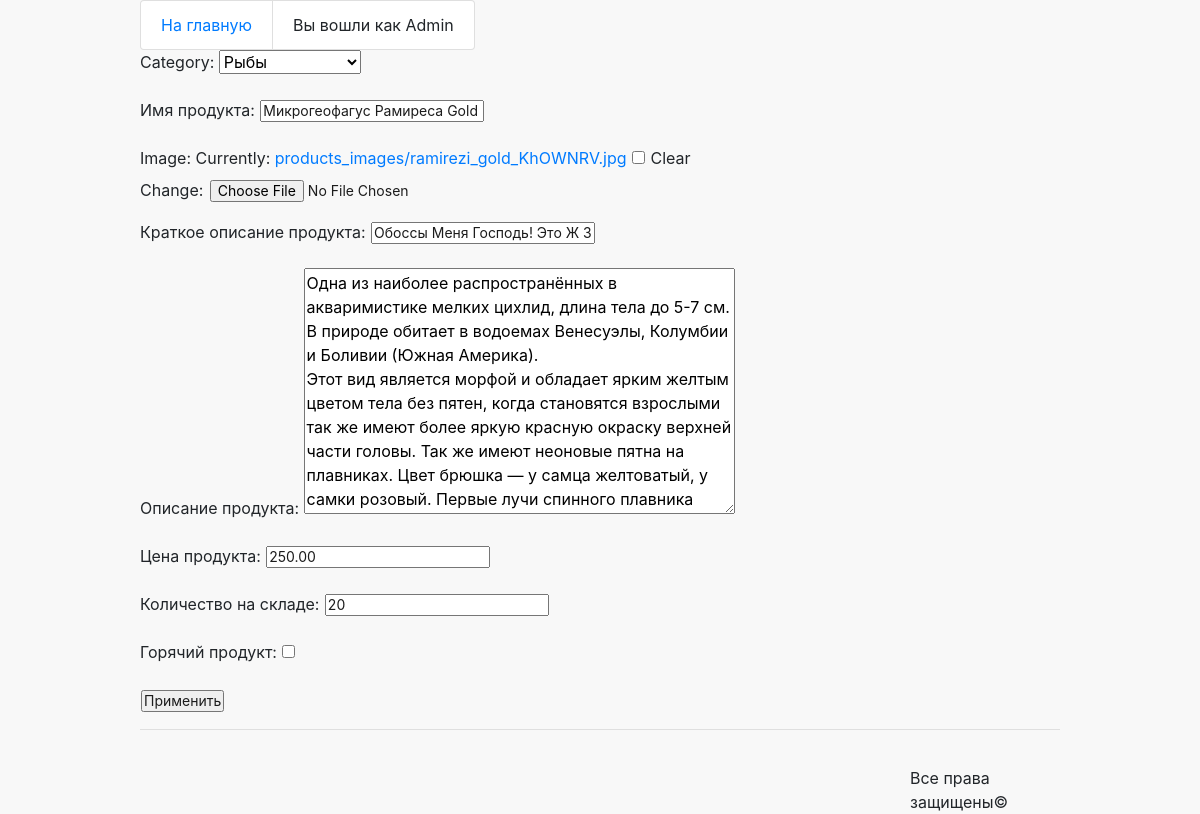
The page /admin_custom/products/update/3/ (signed in) on the database as committed earlier.
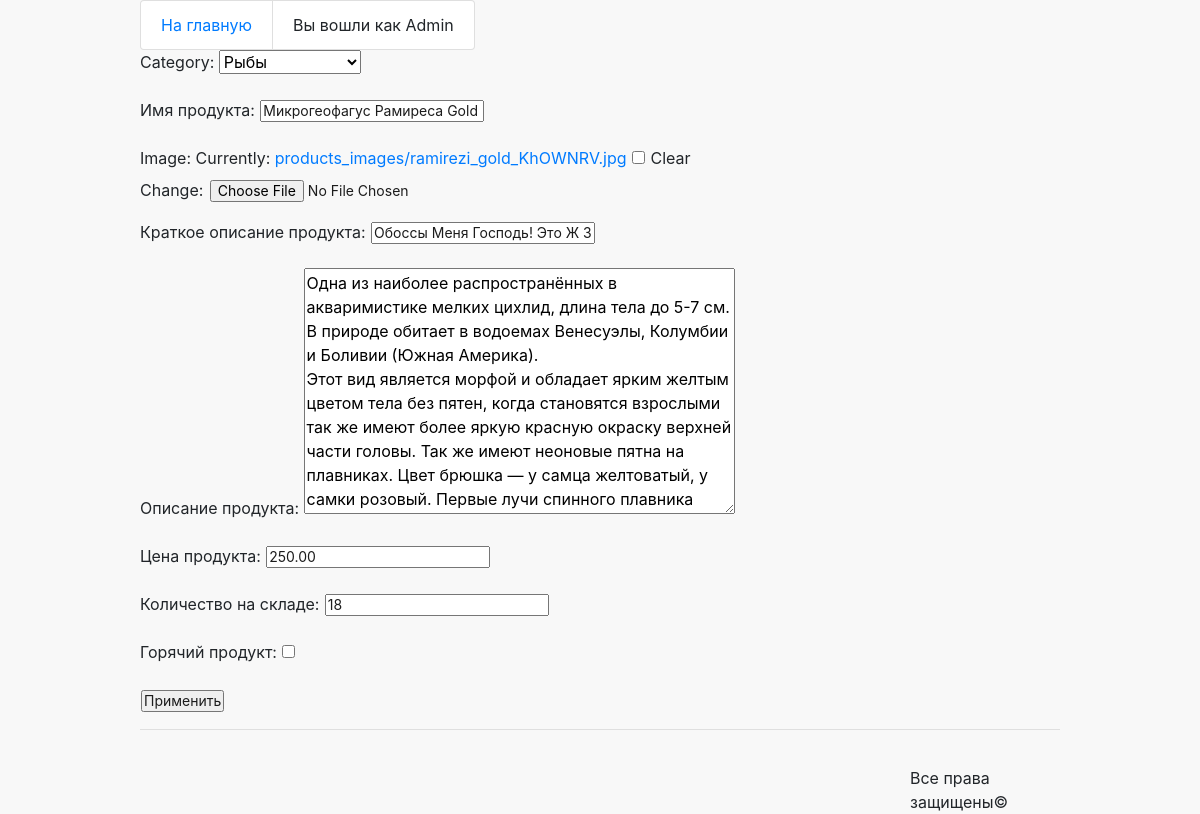
The same page on the database as committed later.
### mainapp/models.py (models this page shows, shortened)
class Product(models.Model):
    category = models.ForeignKey(ProductCategory, on_delete=models.CASCADE)
    name = models.CharField(verbose_name='имя продукта', max_length=128)
    image = models.ImageField(upload_to='products_images', blank=True)
    short_desc = models.CharField(verbose_name='краткое описание продукта', max_length=60, blank=True)
    description = models.TextField(verbose_name='описание продукта', blank=True)
    price = models.DecimalField(verbose_name='цена продукта', max_digits=8, decimal_places=2, default=0)
    quantity = models.PositiveIntegerField(verbose_name='количество на складе', default=0)
    is_hot = models.BooleanField(verbose_name='горячий продукт', default=False)

### adminapp/views.py (the view, shortened to what this page needs)
# urls.py: path('products/update/<int:pk>/', adminapp.ProductUpdateView.as_view(), name='product_update'),
class ProductUpdateView(IsSuperUserView, UpdateView):
    model = Product
    template_name = 'adminapp/product_update.html'
    fields = '__all__'
    success_url = reverse_lazy('admin_custom:products')

### adminapp/views.py (called while the page is built)
    def test_func(self):
        return self.request.user.is_superuser

### mainapp/context_processors.py (called while the page is built)
def basket(request):
   basket = []
   if request.user.is_authenticated:
       basket = BasketSlot.objects.filter(user=request.user)
   return {
       'basket': basket,
   }

### mainapp/models.py (called while the page is built)
    def __str__(self):
        return self.name

### adminapp/templates/adminapp/product_update.html (shortened to what this page needs)
{% extends 'adminapp/base_admin.html' %}
{% block content %}
<form class = "form-horizontal" method="post">
    {{ form.as_p }}
    <input type="submit" value="Применить">
</form>
{% endblock %}

Rows that differ between the two databases and show on the page:
changed Product "Рыбы": quantity "20" → "18"
